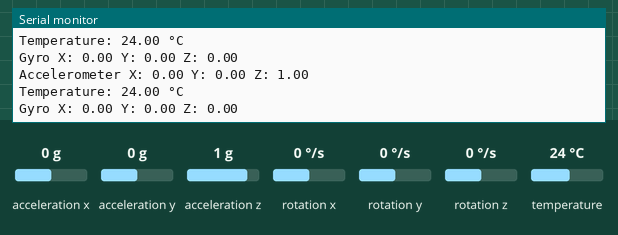
Recording of a sketch running on a simulated Arduino Uno, built with avr-gcc and run on an emulated ATmega328P. Shown: the last lines printed to the serial monitor. Wiring (inferred from the names in the program): MPU-6050 motion sensor at I2C address 0x68. The test bench sets the inputs (shaded band); at power-on: acceleration x 0 g, acceleration y 0 g, acceleration z 1 g, rotation x 0 °/s, rotation y 0 °/s, rotation z 0 °/s, temperature 24 °C.

Above: at 1.3 s.
1.4 s: acceleration x set to -1.4 g
At 2.6 s:
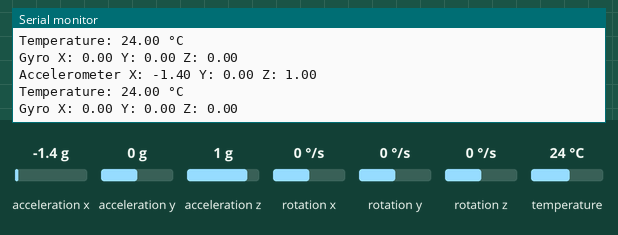
2.9 s: acceleration y set to -1.4 g
At 4.1 s:
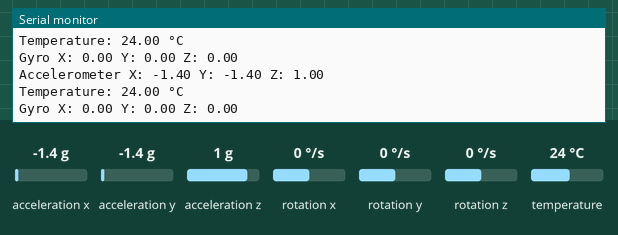
4.4 s: acceleration z set to -1.4 g
At 5.8 s:
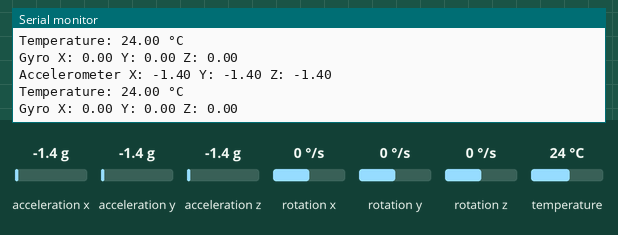
5.9 s: rotation x set to -192 °/s
At 7.2 s:
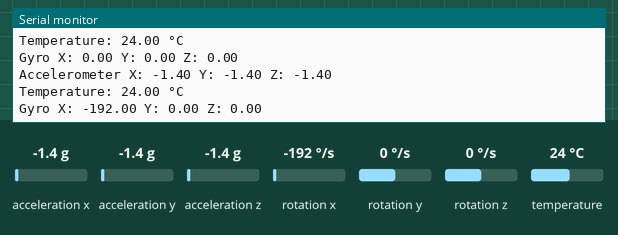
7.4 s: rotation y set to -192 °/s
At 9.3 s:
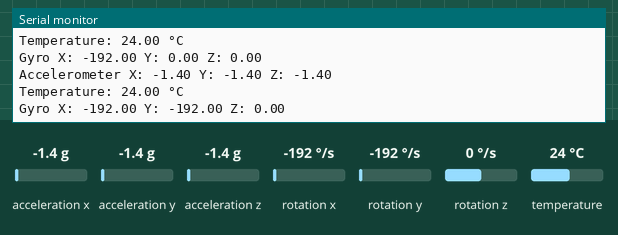

The sketch:

MPU6050_test.ino
```cpp
#include <Wire.h>

// MPU6050 I2C地址
const byte MPU_6050_addr = 0x68;

// MPU6050寄存器地址
const byte PWR_MGMT_1 = 0x6B;  // 电源管理1寄存器
const byte ACCEL_XOUT_H = 0x3B; // 加速度计X轴高字节
const byte TEMP_OUT_H = 0x41;   // 温度传感器高字节
const byte GYRO_XOUT_H = 0x43;  // 陀螺仪X轴高字节

void setup() {
  Serial.begin(9600); // 初始化串行通信
  Wire.begin();       // 初始化I2C通信

  // 唤醒MPU6050
  wakeUpMPU6050();
}

void loop() {
  // 读取加速度计数据
  float ax = readAccelerometerX();
  float ay = readAccelerometerY();
  float az = readAccelerometerZ();

  // 读取温度数据
  float temperature = readTemperature();

  // 读取陀螺仪数据
  float gx = readGyroX();
  float gy = readGyroY();
  float gz = readGyroZ();

  // 打印数据
  Serial.print("Accelerometer X: ");
  Serial.print(ax);
  Serial.print(" Y: ");
  Serial.print(ay);
  Serial.print(" Z: ");
  Serial.println(az);

  Serial.print("Temperature: ");
  Serial.print(temperature);
  Serial.println(" °C");

  Serial.print("Gyro X: ");
  Serial.print(gx);
  Serial.print(" Y: ");
  Serial.print(gy);
  Serial.print(" Z: ");
  Serial.println(gz);

  delay(1000); // 每秒读取一次
}

void wakeUpMPU6050() {
  Wire.beginTransmission(MPU_6050_addr);
  Wire.write(PWR_MGMT_1);
  Wire.write(0x00); // 清除睡眠模式
  Wire.endTransmission();
  delay(100); // 等待设备唤醒
}

float readAccelerometerX() {
  Wire.beginTransmission(MPU_6050_addr);
  Wire.write(ACCEL_XOUT_H);
  Wire.endTransmission();
  Wire.requestFrom(MPU_6050_addr, 2, true);
  return (Wire.read() << 8 | Wire.read()) / 16384.0;
}

float readAccelerometerY() {
  Wire.beginTransmission(MPU_6050_addr);
  Wire.write(ACCEL_XOUT_H + 2);
  Wire.endTransmission();
  Wire.requestFrom(MPU_6050_addr, 2, true);
  return (Wire.read() << 8 | Wire.read()) / 16384.0;
}

float readAccelerometerZ() {
  Wire.beginTransmission(MPU_6050_addr);
  Wire.write(ACCEL_XOUT_H + 4);
  Wire.endTransmission();
  Wire.requestFrom(MPU_6050_addr, 2, true);
  return (Wire.read() << 8 | Wire.read()) / 16384.0;
}

float readTemperature() {
  Wire.beginTransmission(MPU_6050_addr);
  Wire.write(TEMP_OUT_H);
  Wire.endTransmission();
  Wire.requestFrom(MPU_6050_addr, 2, true);
  int tempRaw = (Wire.read() << 8 | Wire.read());
  return (tempRaw / 340.0) + 36.53;
}

float readGyroX() {
  Wire.beginTransmission(MPU_6050_addr);
  Wire.write(GYRO_XOUT_H);
  Wire.endTransmission();
  Wire.requestFrom(MPU_6050_addr, 2, true);
  return (Wire.read() << 8 | Wire.read()) / 131.0;
}

float readGyroY() {
  Wire.beginTransmission(MPU_6050_addr);
  Wire.write(GYRO_XOUT_H + 2);
  Wire.endTransmission();
  Wire.requestFrom(MPU_6050_addr, 2, true);
  return (Wire.read() << 8 | Wire.read()) / 131.0;
}

float readGyroZ() {
  Wire.beginTransmission(MPU_6050_addr);
  Wire.write(GYRO_XOUT_H + 4);
  Wire.endTransmission();
  Wire.requestFrom(MPU_6050_addr, 2, true);
  return (Wire.read() << 8 | Wire.read()) / 131.0;
}
```

Measured:
- after the input at 1.4 s, the serial monitor: prints a new line after 0.77 s (image 1)
- after the input at 2.9 s, the serial monitor: prints a new line after 0.31 s (image 2)
- after the input at 4.4 s, the serial monitor: prints a new line after 0.88 s (image 3)
- after the input at 5.9 s, the serial monitor: prints a new line after 0.48 s (image 4)
- after the input at 7.4 s, the serial monitor: prints a new line after 1.1 s (image 5)
